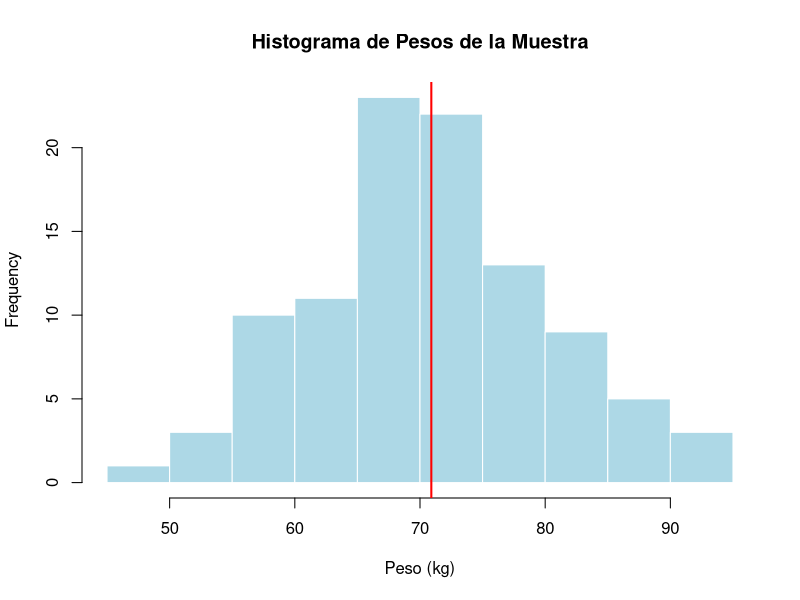
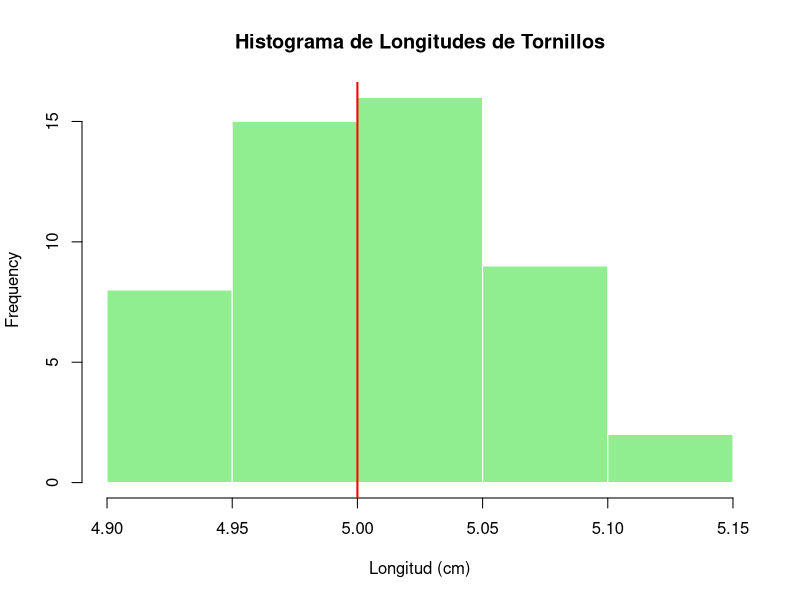
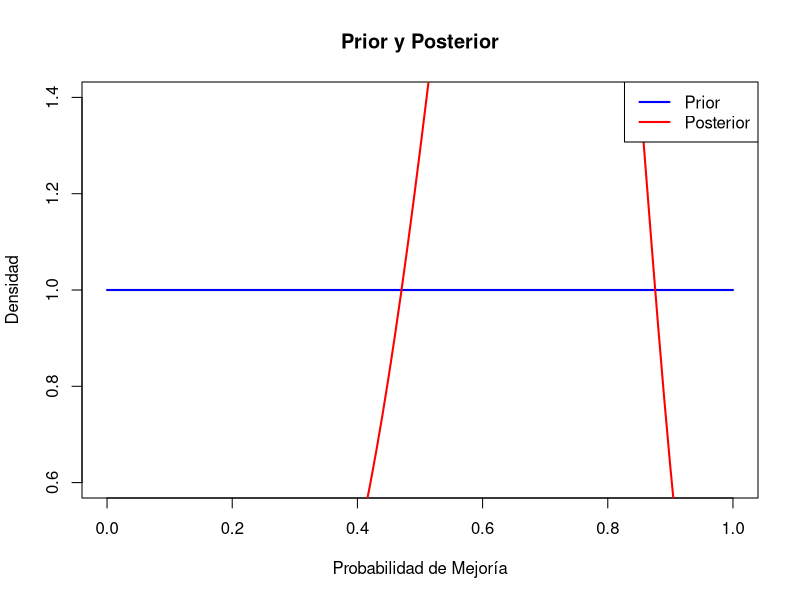
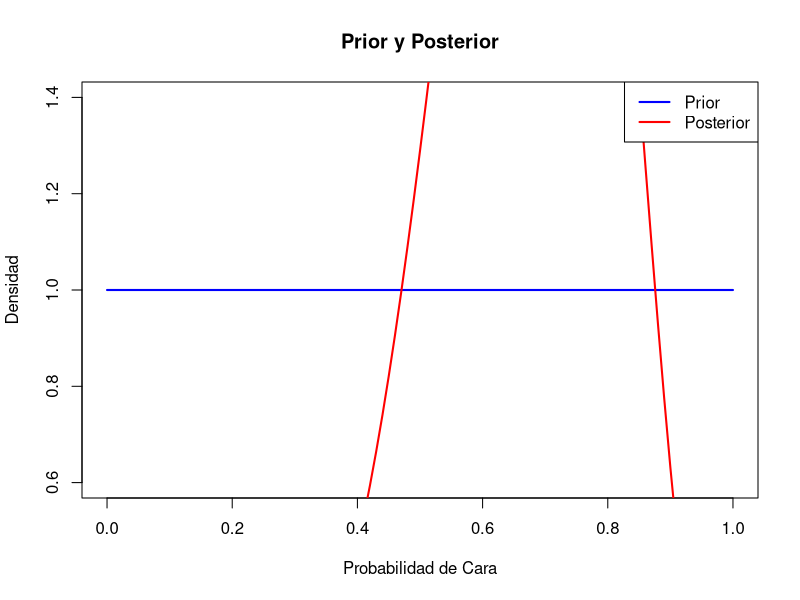

Generate these figures, in order, with R:
## ---- chunk 1
# Simulación en R:
set.seed(123)
pesos_muestra <- rnorm(100, mean = 70, sd = 10) # 70 kg es la media y 10 kg la desviación estándar
media_muestra <- mean(pesos_muestra)
sd_muestra <- sd(pesos_muestra)

# Histograma de la muestra
hist(pesos_muestra, main="Histograma de Pesos de la Muestra", xlab="Peso (kg)", col="lightblue", border="white")
abline(v = media_muestra, col="red", lwd=2)
## ---- chunk 2
# Simulación en R:
set.seed(456)
longitudes <- rnorm(50, mean = 5, sd = 0.05) # Suponemos una desviación estándar de 0.05 cm

# Histograma de las longitudes
hist(longitudes, main="Histograma de Longitudes de Tornillos", xlab="Longitud (cm)", col="lightgreen", border="white")
abline(v = 5, col="red", lwd=2)

## ---- chunk 3
# Simulación en R:
# Parámetros iniciales
alpha_prior <- 1
beta_prior <- 1

# Actualización con los datos
pacientes_mejoria <- 7
pacientes_no_mejoria <- 3
alpha_posterior <- alpha_prior + pacientes_mejoria
beta_posterior <- beta_prior + pacientes_no_mejoria

# Visualizar prior y posterior
curve(dbeta(x, alpha_prior, beta_prior), from=0, to=1, ylab="Densidad", xlab="Probabilidad de Mejoría", col="blue", lwd=2, main="Prior y Posterior")
curve(dbeta(x, alpha_posterior, beta_posterior), col="red", lwd=2, add=TRUE)
legend("topright", legend=c("Prior", "Posterior"), col=c("blue", "red"), lwd=2)

## ---- chunk 4
# Simulación en R:
# Para este ejemplo, utilizamos la distribución beta como prior y posterior debido a su conjugación con la binomial.

# Parámetros iniciales
alpha_prior <- 1
beta_prior <- 1

# Actualización con los datos
caras <- 7
no_caras <- 3
alpha_posterior <- alpha_prior + caras
beta_posterior <- beta_prior + no_caras

# Visualizar prior y posterior
curve(dbeta(x, alpha_prior, beta_prior), from=0, to=1, ylab="Densidad", xlab="Probabilidad de Cara", col="blue", lwd=2, main="Prior y Posterior")
curve(dbeta(x, alpha_posterior, beta_posterior), col="red", lwd=2, add=TRUE)
legend("topright", legend=c("Prior", "Posterior"), col=c("blue", "red"), lwd=2)
## ---- chunk 5
# Simulación en R:
estimacion_media <- alpha_posterior / (alpha_posterior + beta_posterior)
estimacion_media
## ---- chunk 6
# Simulación en R:
intervalo_credibilidad <- qbeta(c(0.025, 0.975), alpha_posterior, beta_posterior)
intervalo_credibilidad

